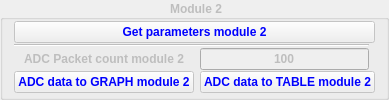
       <widget class="QGroupBox" name="groupBox_Module2">
        <property name="enabled">
         <bool>false</bool>
        </property>
        <property name="styleSheet">
         <string notr="true">font:bold</string>
        </property>
        <property name="title">
         <string>Module 2</string>
        </property>
        <property name="alignment">
         <set>Qt::AlignCenter</set>
        </property>
        <layout class="QGridLayout" name="gridLayout_6">
         <property name="topMargin">
          <number>0</number>
         </property>
         <property name="bottomMargin">
          <number>0</number>
         </property>
         <property name="verticalSpacing">
          <number>0</number>
         </property>
         <item row="3" column="1" colspan="2">
          <widget class="QPushButton" name="pushButton_Module2ADCToTable">
           <property name="sizePolicy">
            <sizepolicy hsizetype="Expanding" vsizetype="Fixed">
             <horstretch>0</horstretch>
             <verstretch>0</verstretch>
            </sizepolicy>
           </property>
           <property name="styleSheet">
            <string notr="true">color: blue</string>
           </property>
           <property name="text">
            <string>ADC data to TABLE module 2</string>
           </property>
          </widget>
         </item>
         <item row="3" column="0">
          <widget class="QPushButton" name="pushButton_Module2ADCToGraph">
           <property name="sizePolicy">
            <sizepolicy hsizetype="Expanding" vsizetype="Fixed">
             <horstretch>0</horstretch>
             <verstretch>0</verstretch>
            </sizepolicy>
           </property>
           <property name="styleSheet">
            <string notr="true">color: blue</string>
           </property>
           <property name="text">
            <string>ADC data to GRAPH module 2</string>
           </property>
          </widget>
         </item>
         <item row="2" column="0">
          <widget class="QLabel" name="label_Module2ADCPacketCount">
           <property name="text">
            <string>ADC Packet count module 2</string>
           </property>
           <property name="alignment">
            <set>Qt::AlignCenter</set>
           </property>
          </widget>
         </item>
         <item row="0" column="0" colspan="3">
          <widget class="QPushButton" name="pushButton_GetParametersModule2">
           <property name="styleSheet">
            <string notr="true">color: blue</string>
           </property>
           <property name="text">
            <string>Get parameters module 2</string>
           </property>
          </widget>
         </item>
         <item row="2" column="1">
          <widget class="QLineEdit" name="lineEdit_Module2ADCPacketCount">
           <property name="text">
            <string>100</string>
           </property>
           <property name="alignment">
            <set>Qt::AlignCenter</set>
           </property>
          </widget>
         </item>
         <item row="1" column="0" colspan="2">
          <widget class="Line" name="line_5">
           <property name="orientation">
            <enum>Qt::Horizontal</enum>
           </property>
          </widget>
         </item>
        </layout>
       </widget>
